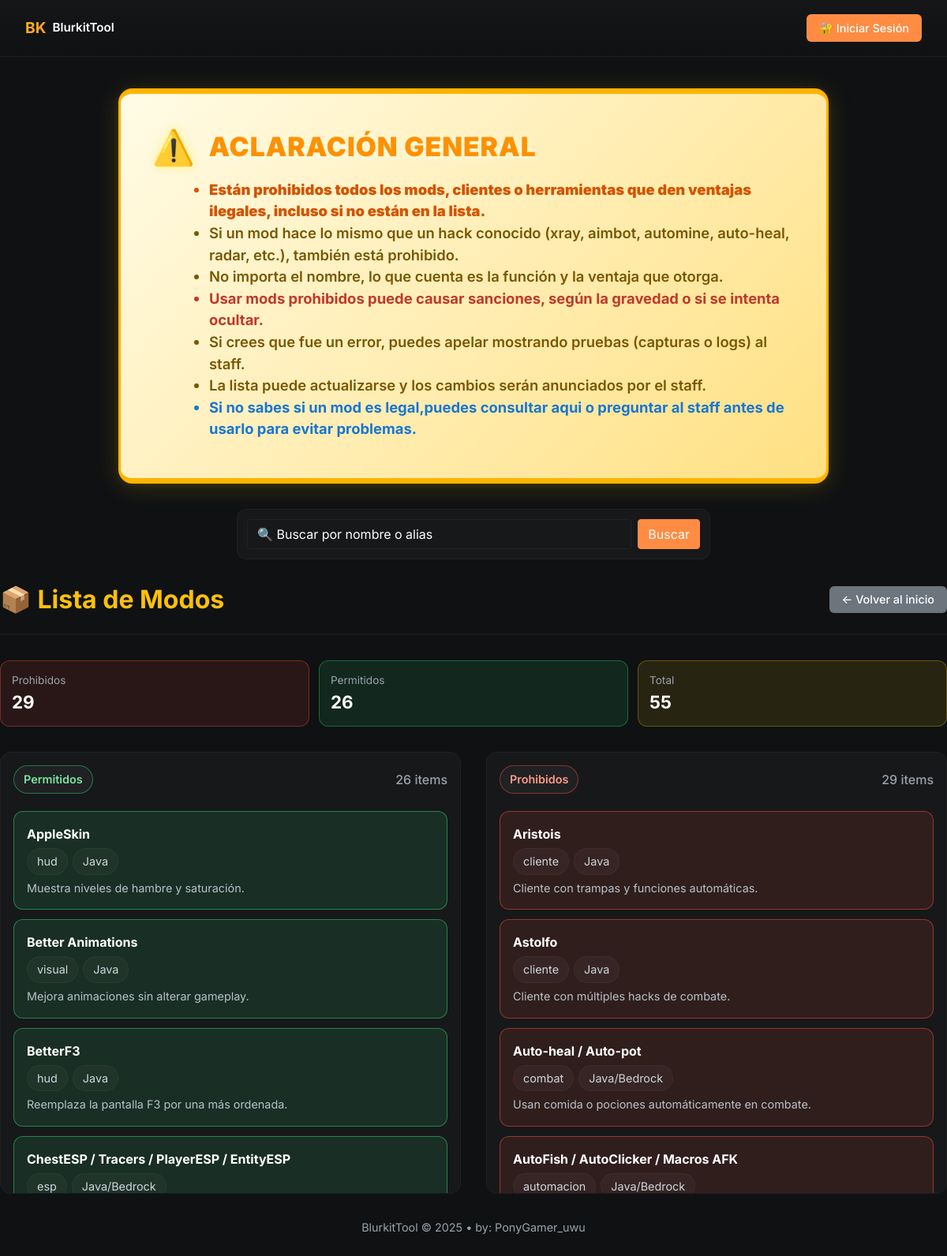
The page /modsjg on the database its author committed.
### models.py (models this page shows, shortened)
class Mod(db.Model):
    __tablename__ = 'mods'
    id = db.Column(db.Integer, primary_key=True)
    name = db.Column(db.String(200), unique=True, nullable=False, index=True)
    status = db.Column(db.String(20), nullable=False, default='prohibido')  # prohibido, permitido
    category = db.Column(db.String(100))
    platform = db.Column(db.String(100))
    description = db.Column(db.Text)
    aliases = db.Column(db.Text)  # Stored as comma-separated string
    created_at = db.Column(db.DateTime, default=datetime.utcnow, nullable=False)
    updated_at = db.Column(db.DateTime, default=datetime.utcnow, onupdate=datetime.utcnow)
    created_by = db.Column(db.Integer, db.ForeignKey('users.id'))
    def get_aliases_list(self):
        if not self.aliases:
            return []
        return [a.strip() for a in self.aliases.split(',') if a.strip()]
    def to_dict(self):
        return {
            'id': self.id,
            'name': self.name,
            'status': self.status,
            'category': self.category,
            'platform': self.platform,
            'description': self.description,
            'alias': self.get_aliases_list(),
            'created_at': self.created_at.isoformat() if self.created_at else None,
            'updated_at': self.updated_at.isoformat() if self.updated_at else None
        }

### app.py (the view)
@app.route('/modsjg')
def modsjg():
    search = request.args.get('search', '').strip().lower()
    all_mods = Mod.query.order_by(Mod.name).all()
    filtered_mods = []
    for m in all_mods:
        m_dict = m.to_dict()
        name = m_dict['name'].lower() if m_dict['name'] else ''
        aliases = ','.join(m_dict.get('alias', [])).lower() if m_dict.get('alias') else ''
        if not search or search in name or search in aliases:
            filtered_mods.append(m_dict)
    permitidos = [(idx, m) for idx, m in enumerate(filtered_mods) if m['status'] == 'permitido']
    prohibidos = [(idx, m) for idx, m in enumerate(filtered_mods) if m['status'] == 'prohibido']
    return render_template('modsjg.html', permitidos=permitidos, prohibidos=prohibidos)

### app.py (called while the page is built)
@app.before_request
def restore_session_history():
    if current_user.is_authenticated:
        user_key = current_user.username
        if 'logs_history' in session and user_key not in logs_history:
            logs_history[user_key] = session.get('logs_history', [])
        session.permanent = True

@app.after_request
def set_security_headers(response):
    response.headers['X-Frame-Options'] = 'SAMEORIGIN'
    response.headers['X-Content-Type-Options'] = 'nosniff'
    response.headers['X-XSS-Protection'] = '1; mode=block'
    response.headers['Referrer-Policy'] = 'strict-origin-when-cross-origin'
    if os.environ.get('FLASK_ENV') == 'production':
        response.headers['Content-Security-Policy'] = "default-src 'self'; script-src 'self' 'unsafe-inline' https://cdn.jsdelivr.net; style-src 'self' 'unsafe-inline' https://cdn.jsdelivr.net; img-src 'self' data:; font-src 'self' https://cdn.jsdelivr.net"
    return response

### templates/modsjg.html (shortened to what this page needs)
<!DOCTYPE html>
<html lang="es">
<head>
  <link href="https://cdn.jsdelivr.net/npm/bootstrap@5.1.3/dist/css/bootstrap.min.css" rel="stylesheet">
  <link href="{{ url_for('static', filename='style.css') }}" rel="stylesheet">
</head>
<body>
  <nav class="navbar navbar-expand-lg navbar-dark public-nav" style="display: flex; justify-content: space-between; padding: 1rem 2rem;">
    <a class="navbar-brand" href="{{ url_for('home') }}" style="margin: 0; display: flex; align-items: center; gap: 0.5rem;">
      <span style="background: linear-gradient(135deg, #ffc107, #ff8c42); -webkit-background-clip: text; -webkit-text-fill-color: transparent; font-weight: 700; font-size: 1.2rem;">BK</span>
      <span style="color: #fff; font-weight: 600; font-size: 0.95rem;">BlurkitTool</span>
    </a>
    <a href="{{ url_for('login') }}" class="login-link">🔐 Iniciar Sesión</a>
  </nav>
    <div class="alert d-flex flex-column align-items-start" style="
      max-width: 900px;
      margin: 2.5rem auto 2rem auto;
      border-radius: 18px;
      border: 3px solid #ffb300;
      background: linear-gradient(135deg, #fffbe6 0%, #ffe082 100%, #fffde7 100%);
      box-shadow: 0 4px 32px 0 rgba(255,193,7,0.18), 0 1.5px 8px 0 rgba(255,193,7,0.10);
      padding: 2.2rem 2.5rem 2rem 2.5rem;
      position: relative;
      font-size: 1.18rem;
      font-weight: 500;
      color: #7a5600;
      border-top: 7px solid #ffb300;
      border-bottom: 7px solid #ffb300;
      animation: pulse-alert 1.5s infinite alternate;
    ">
      <div class="d-flex align-items-center mb-2" style="gap: 1.1rem;">
        <span class="alert-important-anim" style="font-size: 2.7rem; color: #ff9100; filter: drop-shadow(0 0 6px #fff176);">⚠️</span>
        <h3 class="mb-0" style="color: #ff9100; font-weight: 900; letter-spacing: 1px; font-size: 2.1rem; text-shadow: 0 2px 8px #fffde7;">ACLARACIÓN GENERAL</h3>
      </div>
      <ul style="margin-left: 2.5rem; color: #7a5600; font-size: 1.15rem; font-weight: 600;">
        <li style="font-weight: 900; color: #d35400;">Están prohibidos todos los mods, clientes o herramientas que den ventajas ilegales, incluso si no están en la lista.</li>
        <li>Si un mod hace lo mismo que un hack conocido (xray, aimbot, automine, auto-heal, radar, etc.), también está prohibido.</li>
        <li>No importa el nombre, lo que cuenta es la función y la ventaja que otorga.</li>
        <li style="color: #c0392b; font-weight: 700;">Usar mods prohibidos puede causar sanciones, según la gravedad o si se intenta ocultar.</li>
        <li>Si crees que fue un error, puedes apelar mostrando pruebas (capturas o logs) al staff.</li>
        <li>La lista puede actualizarse y los cambios serán anunciados por el staff.</li>
        <li style="color: #1976d2; font-weight: 700;">Si no sabes si un mod es legal,puedes consultar aqui o preguntar al staff antes de usarlo para evitar problemas.</li>
      </ul>
    </div>
  <div class="container-main" style="margin-top: 2rem;">
        <div class="search-card" style="max-width: 600px; margin: 0 auto 2rem auto;">
          <form method="get" action="/modsjg" class="d-flex flex-wrap gap-2">
            <div class="flex-grow-1">
              <input type="text" name="search" class="form-control" placeholder="🔍 Buscar por nombre o alias" value="{{ request.args.get('search', '') }}" autocomplete="off" style="pointer-events: auto; opacity: 1; user-select: auto;">
            </div>
            <button type="submit" class="btn btn-primary">Buscar</button>
          </form>
        </div>
    <div class="page-header">
      <h1 class="page-title">📦 Lista de Modos</h1>
      <a href="{{ url_for('home') }}" class="back-link">← Volver al inicio</a>
    </div>
    <div class="stats-grid" style="margin-bottom: 2rem;">
      <div class="stat-card bad">
        <div class="stat-label">Prohibidos</div>
        <div class="stat-value">{{ prohibidos|length }}</div>
      </div>
      <div class="stat-card good">
        <div class="stat-label">Permitidos</div>
        <div class="stat-value">{{ permitidos|length }}</div>
      </div>
      <div class="stat-card neutral">
        <div class="stat-label">Total</div>
        <div class="stat-value">{{ prohibidos|length + permitidos|length }}</div>
      </div>
    </div>
    <div class="mods-sections">
      <div class="mods-section">
        <div class="section-title with-chip">
          <span class="chip chip-good">Permitidos</span>
          <span class="muted">{{ permitidos|length }} items</span>
        </div>
        <div class="mods-list">
          {% for idx, m in permitidos %}
          <div class="mod-card mod-card-good">
            <div class="mod-main">
              <div class="mod-title">{{ m.name }}</div>
              <div class="mod-meta">
                <span class="tag">{{ m.category or 'Sin categoría' }}</span>
                <span class="tag">{{ m.platform or 'Sin plataforma' }}</span>
              </div>
              {% if m.description %}
              <div class="mod-desc">{{ m.description }}</div>
              {% endif %}
            </div>
          </div>
          {% else %}
          <div class="empty-state">No hay modos permitidos.</div>
          {% endfor %}
        </div>
      </div>
      <div class="mods-section">
        <div class="section-title with-chip">
          <span class="chip chip-bad">Prohibidos</span>
          <span class="muted">{{ prohibidos|length }} items</span>
        </div>
        <div class="mods-list">
          {% for idx, m in prohibidos %}
          <div class="mod-card mod-card-bad">
            <div class="mod-main">
              <div class="mod-title">{{ m.name }}</div>
              <div class="mod-meta">
                <span class="tag">{{ m.category or 'Sin categoría' }}</span>
                <span class="tag">{{ m.platform or 'Sin plataforma' }}</span>
              </div>
              {% if m.description %}
              <div class="mod-desc">{{ m.description }}</div>
              {% endif %}
            </div>
          </div>
          {% else %}
          <div class="empty-state">No hay modos prohibidos.</div>
          {% endfor %}
        </div>
      </div>
    </div>
    <div class="text-center" style="padding: 2rem 0; color: var(--muted); font-size: 0.9rem;">
      <p>BlurkitTool &copy; 2025 • by: PonyGamer_uwu</p>
    </div>
  </div>
</body>
</html>

### static/style.css (style rules this page uses)
:root { --bg:#0f1113; --panel:#17181a; --muted:#9aa3ab; --accent:#ffcc00; --good:#2ecc71; --bad:#e74c3c; --card-border: rgba(255,255,255,0.04); --scroll-track: #0f1113; --scroll-thumb: #5a5f66; }
body { background: var(--bg); color: #e6eef3; font-family: 'Inter', system-ui, -apple-system, 'Segoe UI', Roboto, 'Helvetica Neue', Arial; }
* { scrollbar-width: thin; scrollbar-color: var(--scroll-thumb) var(--scroll-track); }
.navbar-brand { font-weight:700; font-size:1.1rem; }
.navbar { background: linear-gradient(180deg, rgba(255,255,255,0.02), rgba(0,0,0,0.02)); }
.container-main { max-width:1500px; margin:0 auto; }
.btn-primary { background-color: #ff8c42 !important; border-color: #ff8c42 !important; color: #ffffff !important; }
.section-title { font-weight:700; margin-bottom:8px; }
.stats-grid { display:grid; grid-template-columns:repeat(auto-fit,minmax(160px,1fr)); gap:12px; margin-bottom:14px; }
.stat-card { border:1px solid var(--card-border); border-radius:12px; padding:14px; background:var(--panel); }
.stat-card.bad { background: rgba(231,76,60,0.12); border-color: rgba(231,76,60,0.55); }
.stat-card.good { background: rgba(46,204,113,0.12); border-color: rgba(46,204,113,0.55); }
.stat-card.neutral { background: rgba(255,204,0,0.10); border-color: rgba(255,204,0,0.5); }
.stat-card .stat-label { color:var(--muted); font-size:0.85rem; }
.stat-card .stat-value { color:#fff; font-weight:700; font-size:1.4rem; }
.stat-card.bad { border-color: rgba(231,76,60,0.4); }
.stat-card.good { border-color: rgba(46,204,113,0.4); }
.stat-card.neutral { border-color: rgba(255,204,0,0.3); }
.search-card { background:var(--panel); border:1px solid var(--card-border); border-radius:12px; padding:12px; margin-bottom:12px; }
.mods-sections { display:grid; grid-template-columns:repeat(2,minmax(0,1fr)); gap:32px; align-items:start; }
.mods-section { border:1px solid var(--card-border); border-radius:14px; padding:16px; background:var(--panel); display:flex; flex-direction:column; gap:12px; max-height:70vh; overflow:auto; }
.mod-card { padding:16px; gap:14px; }
.section-title { display:flex; align-items:center; gap:10px; margin-bottom:10px; font-weight:700; color:#fff; }
.section-title.with-chip { justify-content:space-between; }
.section-title .muted { color:var(--muted); font-weight:500; }
.chip { display:inline-flex; align-items:center; gap:6px; padding:6px 12px; border-radius:999px; font-weight:600; font-size:0.9rem; border:1px solid var(--card-border); background:rgba(255,255,255,0.04); color:#fff; }
.chip-bad { border-color: rgba(231,76,60,0.5); color:#ff9a8a; }
.chip-good { border-color: rgba(46,204,113,0.5); color:#7ae4a1; }
.mods-list { display:flex; flex-direction:column; gap:12px; flex:1; }
.mod-card { border:1px solid var(--card-border); border-radius:12px; padding:16px; display:flex; justify-content:space-between; gap:12px; align-items:flex-start; background:var(--panel); }
.mod-card-good { border-color: rgba(46,204,113,0.55); background: rgba(46,204,113,0.12); }
.mod-card-bad { border-color: rgba(231,76,60,0.55); background: rgba(231,76,60,0.12); }
.mod-main { display:flex; flex-direction:column; gap:6px; }
.mod-title { color:#fff; font-weight:700; font-size:1rem; }
.mod-meta { display:flex; flex-wrap:wrap; gap:6px; }
.tag { border:1px solid var(--card-border); border-radius:999px; padding:5px 12px; font-size:0.9rem; color:#cfd6dd; background:rgba(255,255,255,0.03); }
.mod-desc { color:#b8c1ca; font-size:0.9rem; }
.search-card input.form-control, .add-card .form-control, .add-card .form-select, .search-card .form-control { background: var(--panel); border:1px solid var(--card-border); color:#fff; }
input[name="search"]::placeholder { color: #ffffff !important; opacity: 1; }

### rows shown on the page
Mod: name "AppleSkin", category "hud", platform "Java", description "Muestra niveles de hambre y saturación."
Mod: name "Better Animations", category "visual", platform "Java", description "Mejora animaciones sin alterar gameplay."
Mod: name "BetterF3", category "hud", platform "Java", description "Reemplaza la pantalla F3 por una más ordenada."
Mod: name "ChestESP / Tracers / PlayerESP / EntityESP", category "esp", platform "Java/Bedrock"
Mod: name "Aristois", category "cliente", platform "Java", description "Cliente con trampas y funciones automáticas."
Mod: name "Astolfo", category "cliente", platform "Java", description "Cliente con múltiples hacks de combate."
Mod: name "Auto-heal / Auto-pot", category "combat", platform "Java/Bedrock", description "Usan comida o pociones automáticamente en combate."
Mod: name "AutoFish / AutoClicker / Macros AFK", category "automacion", platform "Java/Bedrock"

### other values the page prints
{{ prohibidos|length }} "29"
{{ permitidos|length }} "26"
{{ prohibidos|length + permitidos|length }} "55"
